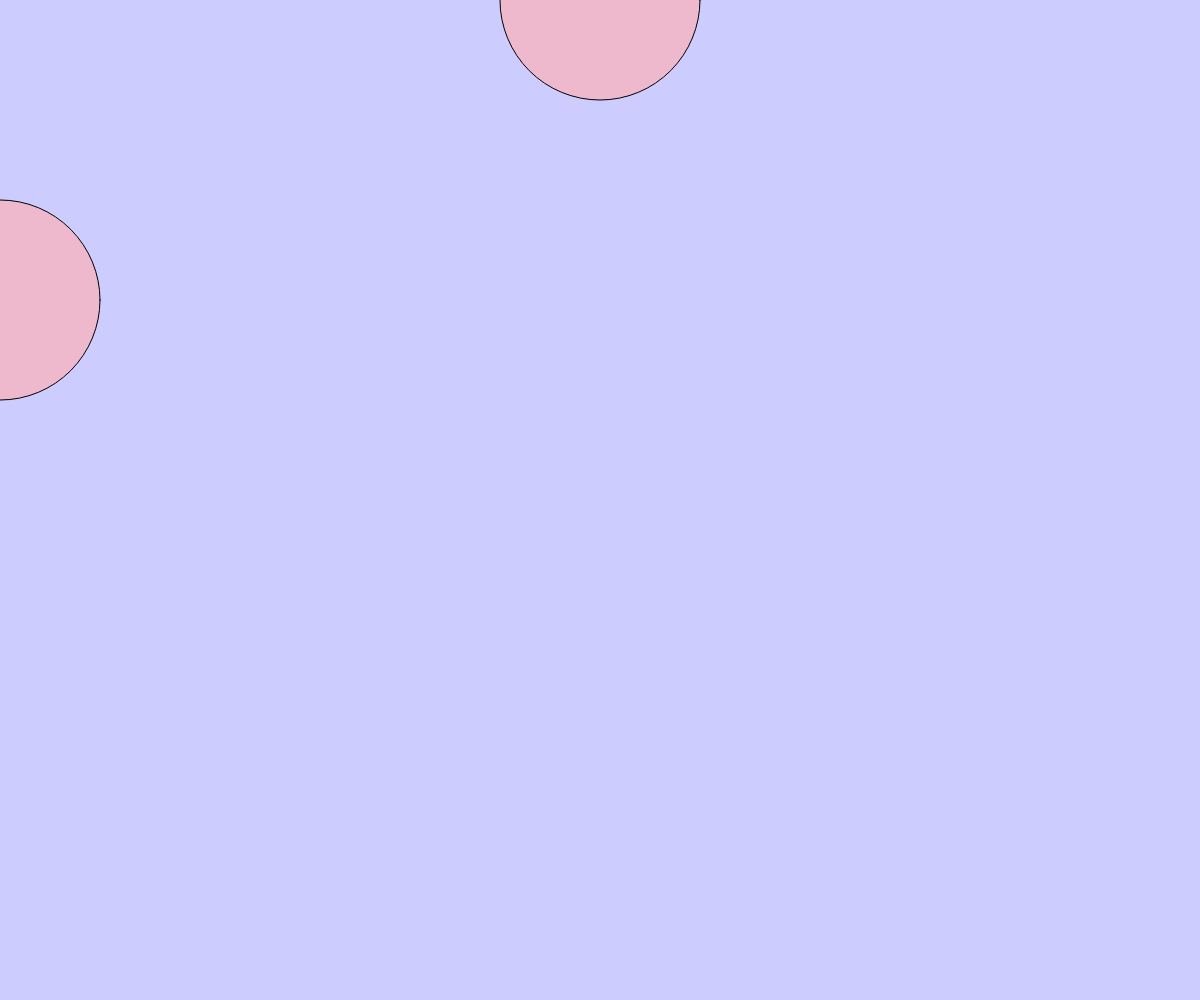
Frame 1 (no input)
Frame 60 (no input): identical to frame 1, image omitted
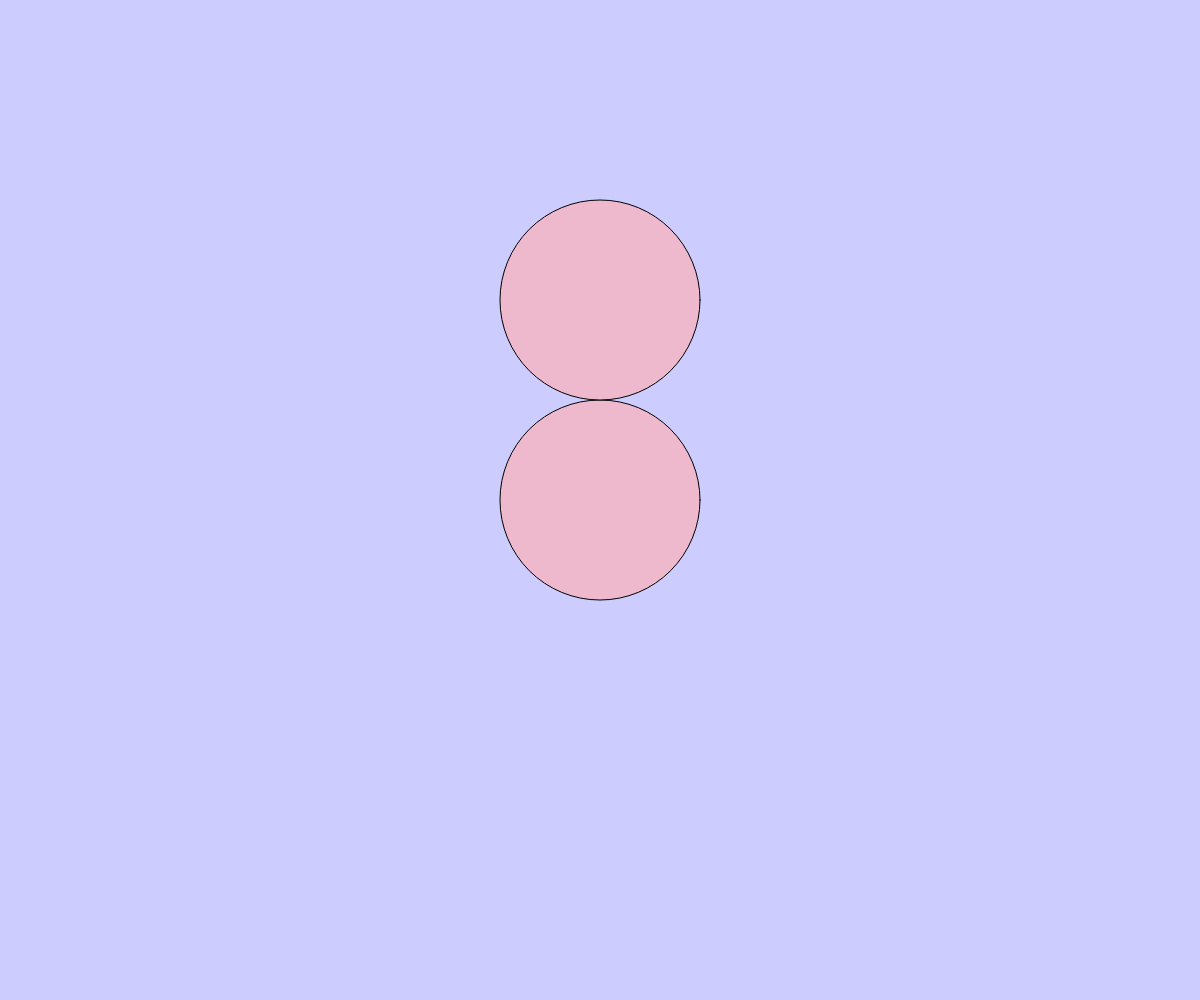
Frame 120 (the mouse pressed at the canvas centre since frame 60)

The p5.js sketch that drew these frames (run headless with seeded random() and noise() and a simulated clock; from frame 60 on, the mouse is pressed at the canvas centre):

// p5.js sketch
// ── sketch.js

// The setup function runs once
function setup() {
  createCanvas(windowWidth,windowHeight);

}

//The draw function runs many times per second. The default rate is 60 frames per second!
function draw() {
 background(204,204,255);
 fill(238,185,205);
 ellipse (600,mouseY,200,200);
 ellipse (mouseX,300,200,200)
}
